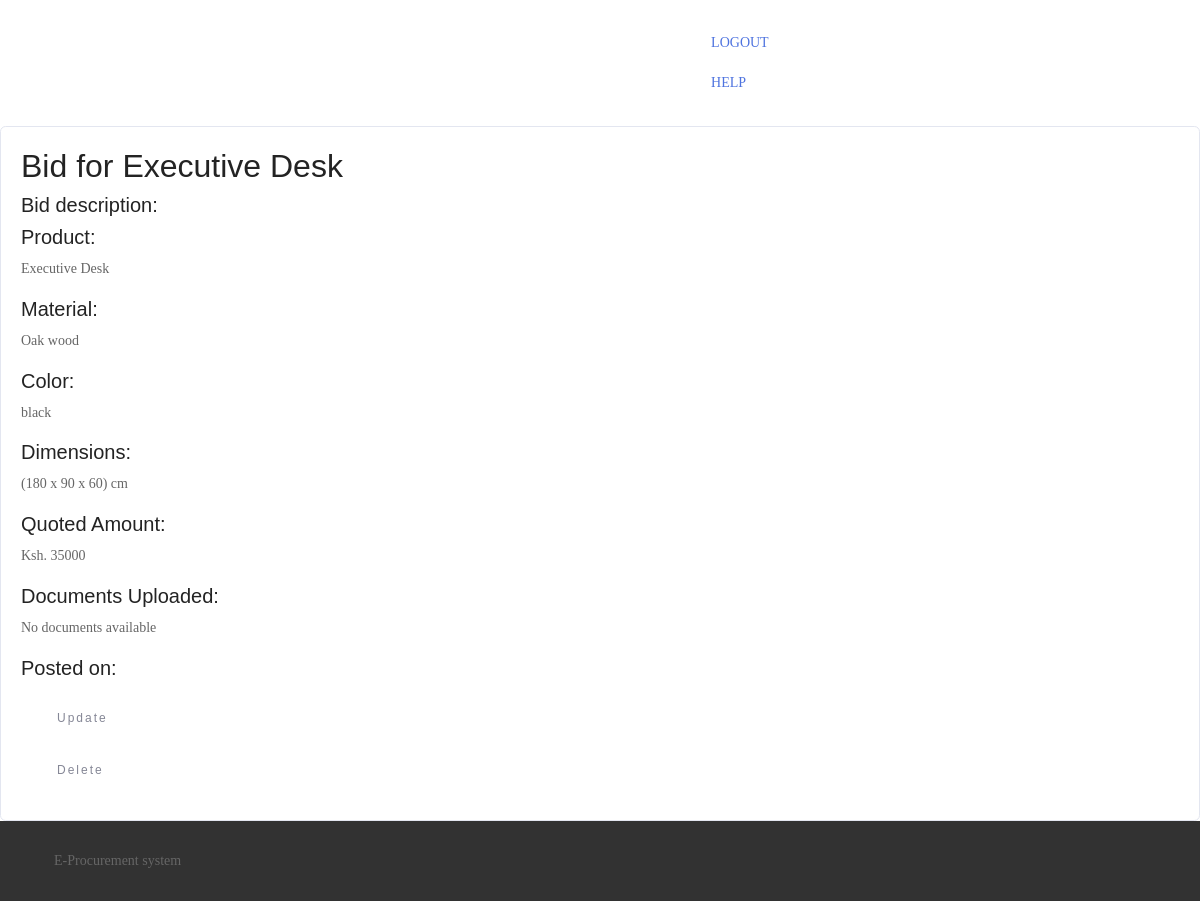
/create/furnbidview1 (signed in), run on the app's committed database.
### create_bids/models.py (models this page shows, shortened)
class FurnitureBid(models.Model):
    user = models.ForeignKey("auth.User", on_delete=models.CASCADE)
    Tender_ID = models.ForeignKey(FurnitureTender, on_delete=models.CASCADE)
    Product = models.CharField(max_length=100)
    Dimensions = models.CharField(max_length=80)
    Material = models.CharField(max_length=80)
    Color = models.CharField(max_length=80)
    Quote_amount = models.PositiveIntegerField()
    bid_award = models.CharField(max_length=10, default='null')
    date_created = models.DateTimeField(auto_now=True)
    Bid_documents_url = models.FileField(upload_to='bid/documents/', null=True, blank=True)
    class Meta:
        ordering = ['-date_created']

### create_bids/views.py (the view)
# urls.py: path('furnbidview<int:bids_id>', bid_view.furn_bid_update, name='furnBidUpdate'),
@login_required
def furn_bid_update(request, bids_id):
    try:
        bid = FurnitureBid.objects.get(pk=bids_id)
    except Bids.DoesNotExist:
        raise Http404("Tender does not exist")
    context = {
        'bid': bid
    }
    return render(request, 'create_bids/FurnBidupdate.html', context)

### templates/create_bids/FurnBidupdate.html (shortened to what this page needs)
{% extends 'create_tender/base.html' %}
{% block link %}
    "{% url 'bidderHome' %}"
{% endblock %}
{% block body %}
    <div class="page-wrapper bg-blue p-t-100 p-b-100 font-robo">
        <div class="wrapper wrapper--w680">
            <div class="card card-1">
                <div class="card-body">
                    <h2 class="title">Bid for {{ bid.Product }}</h2>
                    <h5>Bid description:</h5>
                    <h5>Product:</h5>
                    <p>{{ bid.Product }}</p>
                    <h5>Material:</h5>
                    <p>{{ bid.Material }}</p>
                    <h5>Color:</h5>
                    <p>{{ bid.Color }}</p>
                    <h5>Dimensions:</h5>
                    <p>{{ bid.Dimensions }}</p>
                    <h5>Quoted Amount:</h5>
                    <p>Ksh. {{ bid.Quote_amount }}</p>
                    <h5>Documents Uploaded:</h5>
                    {% if bid.Bid_documents_url %}
                        <a href="{{ bid.Bid_documents_url.url }}" class="btn btn-primary" target="_blank">View
                            Document</a>
                    {% else %}
                        <p>No documents available</p>
                    {% endif %}
                    <h5>Posted on:</h5>
                    <div class="p-t-20">
                        <a class="btn btn--radius btn--green" href="{% url 'furnBidEdit' bid.pk %}">Update</a>
                        <form method="post" action="{% url 'del_bid' bid.id %}">
                            <button class="btn btn--radius btn--red" type="submit">Delete</button>
                        </form>
                    </div>
                </div>
            </div>
        </div>
    </div>
{% endblock %}

### static/login/css/main.css (style rules this page uses)
* { margin: 0px; padding: 0px; box-sizing: border-box; }
body, html { height: 100%; font-family: Poppins-Regular, sans-serif; }
a { font-family: Poppins-Regular; font-size: 14px; line-height: 1.7; color: #666666; margin: 0px; transition: all 0.4s; -webkit-transition: all 0.4s; -o-transition: all 0.4s; -moz-transition: all 0.4s; }
h1,h2,h3,h4,h5,h6 { margin: 0px; }
p { font-family: Poppins-Regular; font-size: 14px; line-height: 1.7; color: #666666; margin: 0px; }
button { outline: none !important; border: none; background: transparent; }

### static/home/assets/theme/css/style.css (style rules this page uses)
.btn { margin-bottom: 0.5rem; }
.btn { font-family: 'Montserrat', sans-serif; font-weight: 500; letter-spacing: 2px; padding: 0.75rem 2.1875rem; font-size: 0.75rem; line-height: 1.5; border-radius: 3px; -webkit-transition: all .3s ease-in-out; -moz-transition: all .3s ease-in-out; transition: all .3s ease-in-out; }
body { font-family: 'Raleway', sans-serif; color: #232323; }
h1, h2, h3, h4, h5, h6, .h1, .h2, .h3, .h4, .h5, .h6, .display-1, .display-2, .display-3, .display-4 { font-family: 'Montserrat', sans-serif; word-break: break-word; word-wrap: break-word; }

### data on the page
FurnitureBid: Product "Executive Desk", Material "Oak wood", Color "black", Dimensions "(180 x 90 x 60) cm", Quote_amount "35000"
